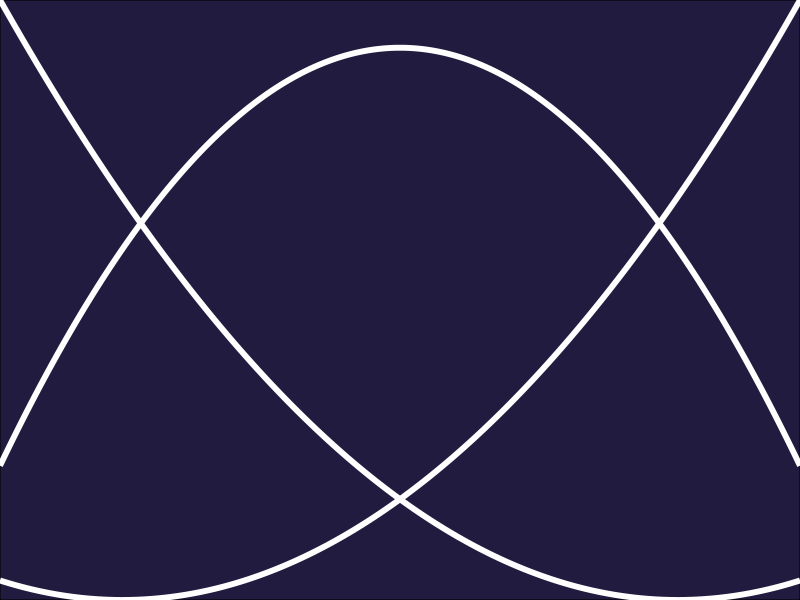

Here is the R script that generated this plot:
## ---- chunk 1
knitr::opts_chunk$set(echo = TRUE, warning = FALSE)
## ---- chunk 2
library(dplyr, warn.conflicts = FALSE)
library(tidyr, warn.conflicts = FALSE)
library(ggplot2)

# F inbreeding
F_inb <- -0.6

# allele frequency
f <- seq(0.05, 0.95, by = 0.005)

# genotype frequencies
f11 <- (1 - F_inb)*f^2 + F_inb*f
f12<- (1 - F_inb)*2*f*(1 - f)
f22 <- (1 - F_inb)*(1 - f)^2 + F_inb*(1 - f)

data_frame(allele_freq = f, f11 = f11, f12 = f12, f22 = f22) %>%
gather(genotype, genotype_freq, f11:f22) %>%
ggplot(aes(x = allele_freq, y = genotype_freq, group = genotype)) +
  geom_line(color = "white", size = 2) +
  scale_x_continuous(expand = c(0, 0)) + 
  scale_y_continuous(expand = c(0, 0)) +
  theme_void() +
  theme(panel.background = element_rect(fill = "#211C3F")) 
